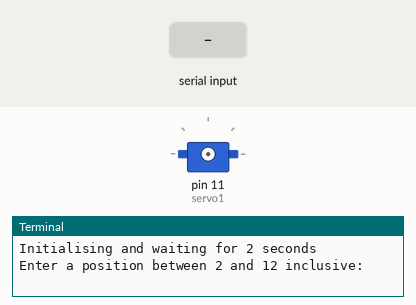
This program was run on a simulated Raspberry Pi (header pin numbers). Shown: servo, the last lines printed to the terminal. The inputs (shaded band) are chosen by the test bench. Servo angles are drawn from the pulse width (0.5 ms = 0°, 2.5 ms = 180°); the clock reads 2024-03-15 10:24:30 at power-on unless the program sets it.

Above: at 3.2 s.
3.3 s: "5" typed at the terminal, then Enter
4.8 s: "1" typed at the terminal, then Enter
At 34.5 s:
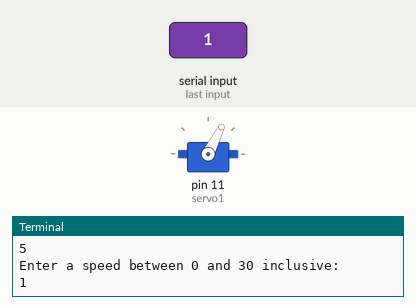
Timing chart, 0 to 35.3 s (numbered marks = the images above; inputs shaded):
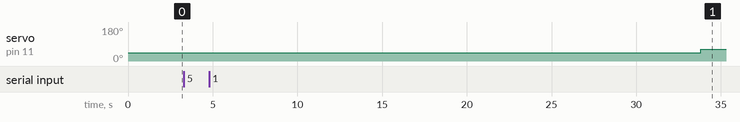

Measured:
- after the input at 4.8 s, servo on pin 11 (servo1): 45° → 63° after 29.0 s

The program:

servo_control.py
```python
import RPi.GPIO as GPIO
import time


def map_range(x, in_min, in_max, out_min, out_max):
  return (x - in_min) * (out_max - out_min) // (in_max - in_min) + out_min

def moveServoForward(duty,myServo,speed):
    mapSpeed = map_range(speed,0,30,30,0)
    while duty <= 12:
        myServo.ChangeDutyCycle(duty)
        time.sleep(mapSpeed)
        duty = duty + 1


if __name__ == "__main__":
    try:
        GPIO.setmode(GPIO.BOARD)
        GPIO.setup(11,GPIO.OUT)
        servo1 = GPIO.PWM(11,50)

        print("Initialising and waiting for 2 seconds")
        servo1.start(0)
        time.sleep(2)


        duty_cycle = int(input("Enter a position between 2 and 12 inclusive: "))
        speed = int(input ("Enter a speed between 0 and 30 inclusive: "))
        time1 = time.time()
        moveServoForward(duty_cycle,servo1,speed)
        time2 = time.time()
        Execution_time = time2-time1
        print(f'Time taken to move to position: {Execution_time}')
    except KeyboardInterrupt:
        print("Turning back to position 0")
        servo1.ChangeDutyCycle(2)
        time.sleep(0.5)
        servo1.ChangeDutyCycle(0)
        servo1.stop()
        GPIO.cleanup()
        print("Exiting servo-control")
```
